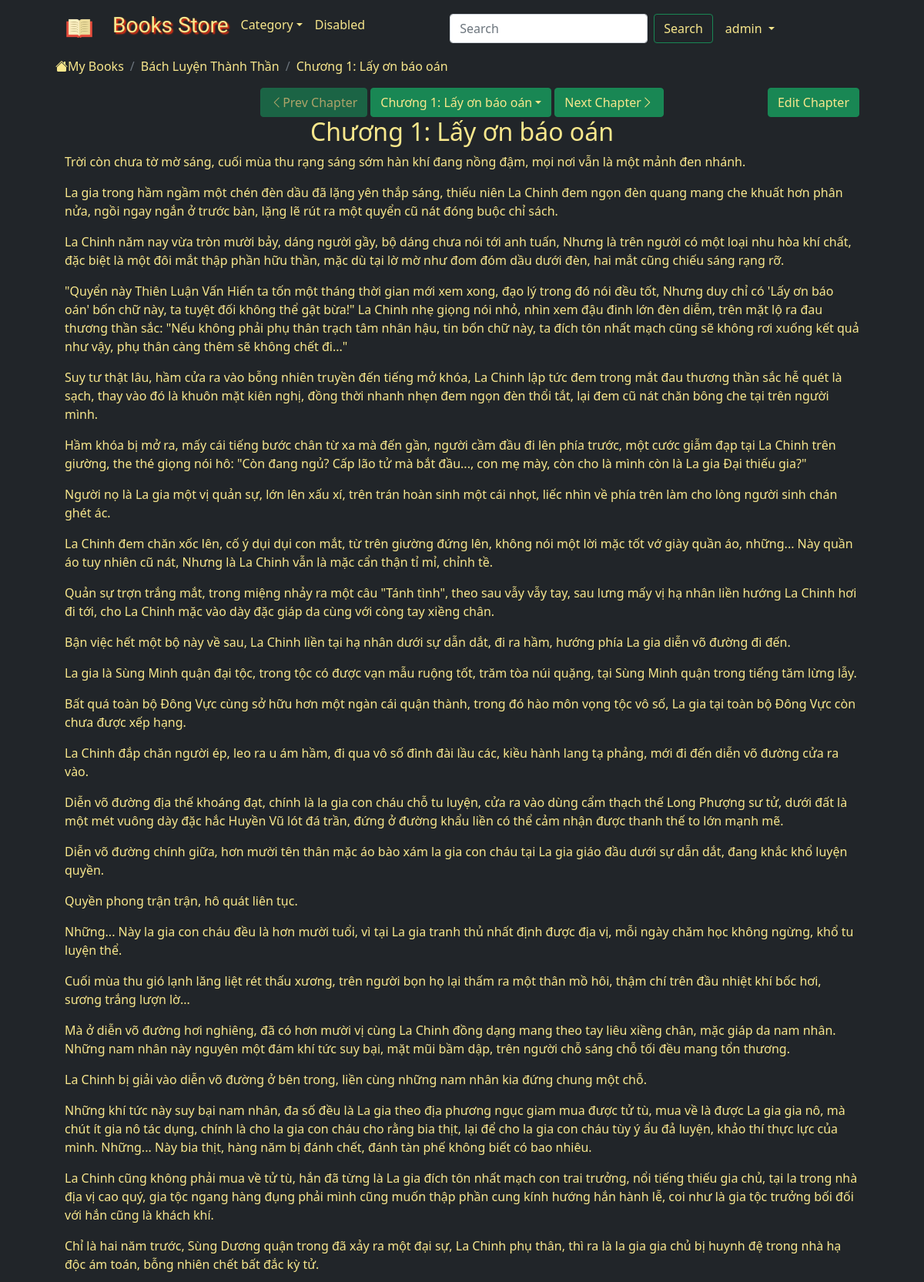
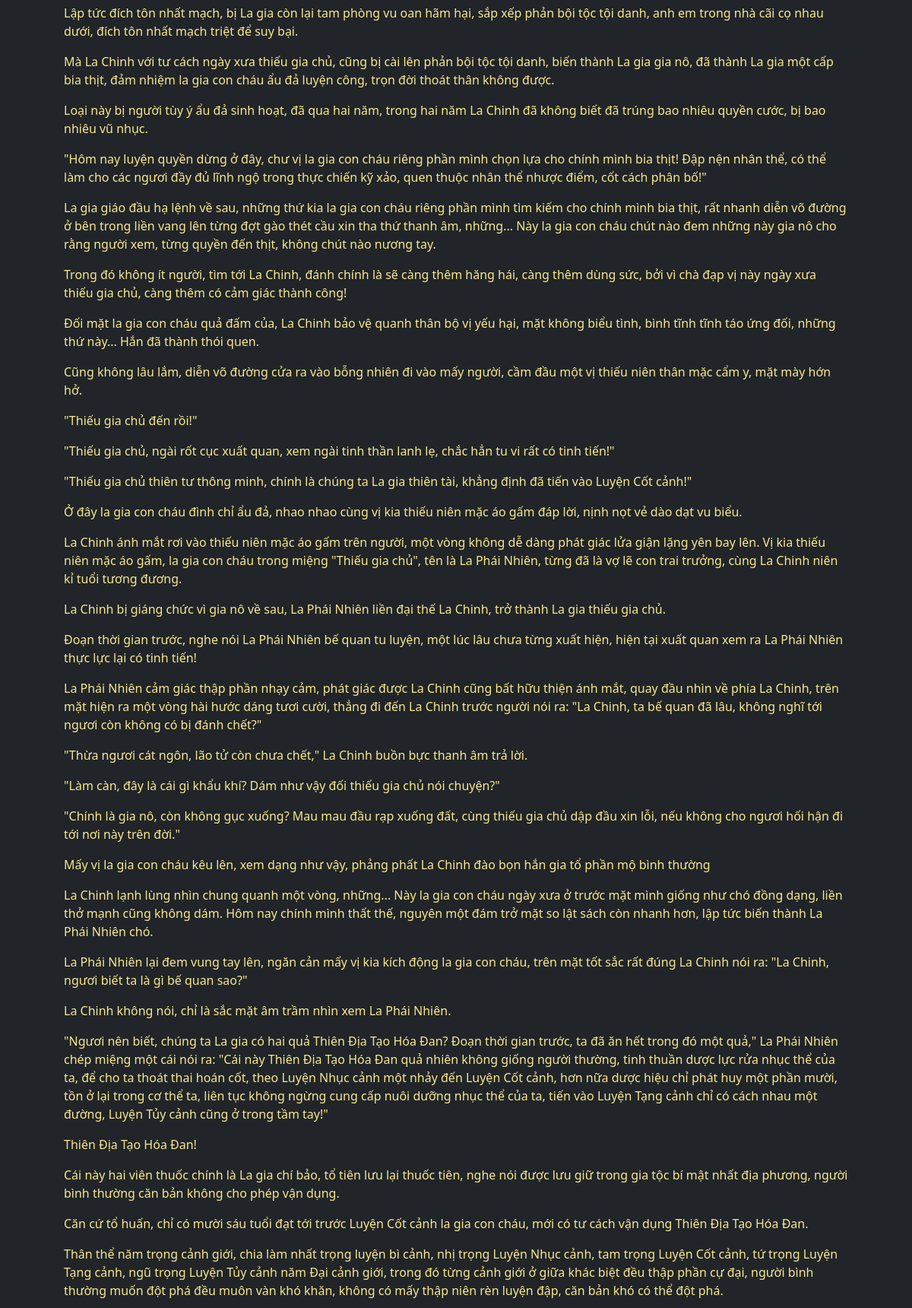
/my_account/my_books/bach-luyen-thanh-than/book_homepage/chuong-1-lay-on-bao-oan/ (signed in, upper part), run on the app's committed database (2 pictures, top to bottom).
### books/models.py (models this page shows, shortened)
class Book(models.Model):
    name_book = models.CharField(max_length=30)
    slug = AutoSlugField(populate_from='name_book', editable=True)
    author = models.CharField(max_length=30)
    illumination = models.ImageField(
        height_field='img_height', width_field='img_width')
    img_height = models.IntegerField()
    img_width = models.IntegerField()
    upload_by = models.ForeignKey(
        User, on_delete=models.CASCADE, related_name='books')
    updated_by = models.ForeignKey(
        User, on_delete=models.CASCADE, related_name='+')
    uploaded_at = models.DateTimeField(auto_now_add=True)
    updated_at = models.DateTimeField(null=True)
    category = models.CharField(max_length=100)
    content_summary = models.TextField()
    status = models.CharField(max_length=30)
    class Meta:
        pass

class Chapter(models.Model):
    name_chapter = models.CharField(max_length=100)
    slug_chapter = AutoSlugField(populate_from='name_chapter', editable=True)
    book = models.ForeignKey(
        Book, on_delete=models.CASCADE, related_name='chapters')
    created_at = models.DateTimeField(auto_now_add=True)
    created_by = models.ForeignKey(
        User, on_delete=models.CASCADE, related_name='chapters')
    updated_at = models.DateTimeField(null=True)
    update_by = models.ForeignKey(
        User, on_delete=models.CASCADE, related_name='+')
    content_chapter = models.TextField()
    def get_content_as_markdown(self):
        return mark_safe(markdown(self.content_chapter, safe_mode='escape'))
    class Meta:
        pass

### books/views.py (the view)
def chapter_content(request, slug, slug_chapter):
    book = get_object_or_404(Book, slug=slug)
    current_chapter = get_object_or_404(
        Chapter, book=book, slug_chapter=slug_chapter)
    if User.is_authenticated:
        chapters = Chapter.objects.filter(created_by=request.user, book=book)
    try:
        previous_chapter = current_chapter.get_previous_by_created_at(
            book=book)
    except Chapter.DoesNotExist:
        previous_chapter = current_chapter
    try:
        next_chapter = current_chapter.get_next_by_created_at(book=book)
    except Chapter.DoesNotExist:
        next_chapter = current_chapter
    return render(request, 'chapter_content.html', {
        'current_chapter': current_chapter,
        'book': book,
        'previous_chapter': previous_chapter,
        'next_chapter': next_chapter,
        'chapters': chapters,
    })

### templates/chapter_content.html (shortened to what this page needs)
{% extends "base.html" %}
{% block content %}
	<nav aria-label="breadcrumb">
		<ol class="breadcrumb">
			<li class="breadcrumb-item">
				<a href="{% url 'my_books' %}" class="text-color">
					<i class="bi bi-house-fill"></i>My Books
				</a>
			</li>
			<li class="breadcrumb-item text-color"><a href="{% url 'book_homepage' book.slug %}" class="text-color">{{ book.name_book }}</a></li>
			<li class="breadcrumb-item active text-color" aria-current="page">{{ current_chapter.name_chapter }}</li>
		</ol>
	</nav>
	<div class="container">
		<div class="position-relative">
			<a href="{% url 'edit_chapter' book.slug current_chapter.slug_chapter %}" class="btn btn-success text-color position-absolute end-0">Edit Chapter</a>
		</div>
		<div class="row justify-content-center">
			<div class="col col-md-auto pe-0">
				{% if previous_chapter != current_chapter %}
		        	<a href="{% url 'chapter_content' book.slug previous_chapter.slug_chapter %}" class="btn btn-success text-center text-color">
						<i class="bi bi-chevron-left"></i>Prev Chapter
					</a>
				{% else %}
				    <button class="btn btn-success text-color disabled"><i class="bi bi-chevron-left"></i>Prev Chapter</button>
				{% endif %}
			</div>
			<div id="index" class="col col-md-auto px-1">
				<div class="dropdown bg-green">
					<a class="btn btn-success dropdown-toggle text-color" href="#" id="navbarDropdown" role="button" data-bs-toggle="dropdown" aria-expanded="false">{{ current_chapter.name_chapter }}</a>
				</div>
			</div>
			<div class="col col-md-auto ps-0">
				{% if next_chapter != current_chapter %}
				    <a href="{% url 'chapter_content' book.slug next_chapter.slug_chapter%}" class="btn btn-success text-center text-color">Next Chapter<i class="bi bi-chevron-right"></i></a>
				{% else %}
				    <button class="btn btn-success text-color disabled">Next Chapter<i class="bi bi-chevron-right"></i></button>
				{% endif %}
			</div>
		</div>
		<div class="title">
			<h2 class="text-center text-color">{{ current_chapter.name_chapter }}</h2>
		</div>
		<div class="content text-color">
			{{current_chapter.get_content_as_markdown}}
		</div>
	</div>
{% endblock content %}

### templates/base.html (shortened to what this page needs)
{% load static %}
<!DOCTYPE html>
<html lang="en">
<head>
	<link rel="stylesheet" href="https://cdn.jsdelivr.net/npm/@fortawesome/fontawesome-free@5.15.3/css/fontawesome.min.css">
	<link href="https://cdn.jsdelivr.net/npm/bootstrap@5.0.0-beta3/dist/css/bootstrap.min.css" rel="stylesheet">
	<link rel="stylesheet" href="https://cdn.jsdelivr.net/npm/bootstrap-icons@1.4.1/font/bootstrap-icons.css">
	<link rel="stylesheet" href="{% static 'css/app.css' %}">
</head>
<body class="bg-dark">
	{% block body %}
		<nav id="top" class="navbar navbar-expand-lg navbar-dark bg-dark">
			<div class="container-fluid justify-content-between">
				<a class="navbar-brand" title="Homepage" href="{% url 'home' %}">
					<img class="img-logo" src="/static/img/book_icon_1.png" width="38" height="38" alt="Homepage">
				</a>
				<div class="collapse navbar-collapse" id="navbarSupportedContent">
					<ul class="navbar-nav me-auto mb-2 mb-lg-0">
						<li class="nav-item">
							<a class="nav-link active logo" aria-current="page" href="{% url 'home' %}"><h3>Books Store</h3></a>
						</li>
						<li class="nav-item dropdown mt-1">
							<a class="nav-link active dropdown-toggle text-color" href="#" id="navbarDropdown" role="button" data-bs-toggle="dropdown" aria-expanded="false">Category</a>
						</li>
						<li class="nav-item mt-1">
							<a class="nav-link active" href="#" tabindex="-1" aria-disabled="true">Disabled</a>
						</li>
					</ul>
					<form class="d-flex">
						<input class="form-control me-2" type="search" placeholder="Search" aria-label="Search" name="search">
						<button class="btn btn-outline-success me-2 text-color" type="submit" action="{% url 'my_books' %}">Search</button>
					</form>
					{% if user.is_authenticated %}
					    <ul class="navbar-nav me-auto mb-2 mb-lg-0">
							<li class="nav-item dropdown">
							    <a href="#" id="navbarDropdown" role="button" data-bs-toggle="dropdown" aria-expanded="false" class="nav-link acctive dropdown-toggle text-color">
									{{ user.username }}
								</a>
							</li>
						</ul>
					{% else %}
					    <form action="" class="d-flex">
							<a href="{% url 'login' %}" class="btn btn-outline-success text-color me-2">Log in</a>
							<a href="{% url 'signup' %}" class="btn btn-success text-color">Sign up</a>
						</form>
					{% endif %}
				</div>
			</div>
		</nav>
		{% block content %}
		{% endblock content %}
	{% endblock body %}
</body>
</html>

### static/css/app.css (style rules this page uses)
body { margin-left: 6%; margin-right: 6%; height: 100%; }
a { text-decoration: none; }
.logo { font-family: 'Peralta', cursive; text-shadow: 2px 2px 2px #F93211; }
.navbar-dark .navbar-nav .nav-link.active, .navbar-dark .navbar-nav .show>.nav-link { color: #F8E78C; }
.text-color { color: #F8E78C !important; }

### data on the page
Book: name_book "Bách Luyện Thành Thần"
Chapter: name_chapter "Chương 1: Lấy ơn báo oán", get_content_as_markdown "Trời còn chưa tờ mờ sáng, cuối mùa thu rạng sáng sớm hàn khí đang nồng đậm, mọi nơi vẫn là một mảnh đen nhánh. La gia trong hầm ngầm một chén đèn dầu đã lặng yên thắp sáng, thiếu niên La Chinh đem ngọn đèn quang mang che khuất hơn phân nửa, ngồi ngay ngắn ở trước bàn, lặng lẽ rút ra một quyển cũ nát đóng buộc chỉ sách. La Chinh năm nay vừa tròn mười bảy, dáng người gầy, bộ dáng chưa nói tới anh tuấn, Nhưng là trên người có một loại nhu hòa khí chất, đặc biệt là một đôi mắt thập phần hữu thần, mặc dù tại lờ mờ như đom đóm dầu dưới đèn, hai mắt cũng chiếu sáng rạng rỡ. \"Quyển này Thiên Luận Vấn Hiến ta tốn một tháng thời gian mới xem xong, đạo lý trong đó nói đều tốt, Nhưng duy chỉ có 'Lấy…"

### other printed values
{{ user.username }} "admin"
